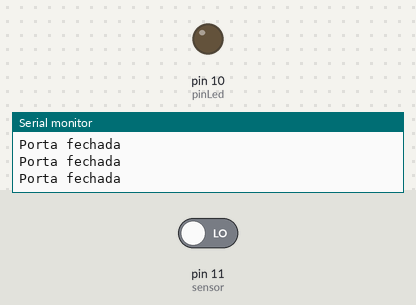
This sketch was run on a simulated Arduino Uno, built with avr-gcc and run on an emulated ATmega328P. On the bench: output pins drawn as LEDs (lit = HIGH), the last lines printed to the serial monitor. Inputs (shaded band) come from the test bench; at power-on: pin 11 (sensor) LOW.

Above: at 10.8 s.
10.9 s: pin 11 (sensor) driven HIGH
At 15.8 s:
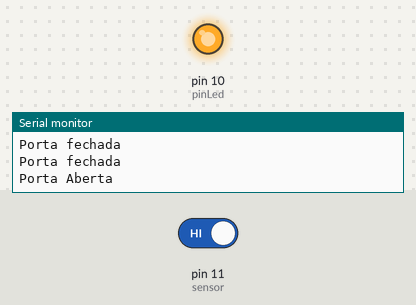
16.9 s: pin 11 (sensor) driven LOW
At 20.8 s:
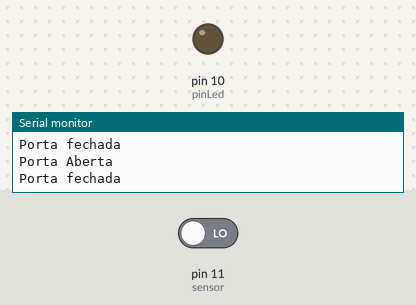
Timing chart, 0 to 22.3 s (numbered marks = the images above; inputs shaded):
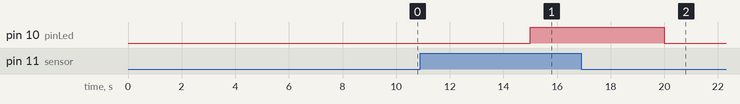

The sketch:

main.ino
```cpp
#define pinLed  10
#define sensor  11

void setup() {

  pinMode(sensor, INPUT);
  pinMode(pinLed, OUTPUT);

  Serial.begin(9600);

}

void loop () {

  int estadoPorta = digitalRead(sensor);

  if (estadoPorta == 1 ) {
    Serial.println("Porta Aberta");
    digitalWrite(pinLed, HIGH);
    delay(5000);

  }

  else {

    Serial.println("Porta fechada");
    digitalWrite(pinLed, LOW);
    delay(5000);

  }
}
```

Measured:
- after the input at 10.9 s, pin 10 (pinLed): LOW → HIGH after 4.1 s
- after the input at 16.9 s, pin 10 (pinLed): HIGH → LOW after 3.1 s
